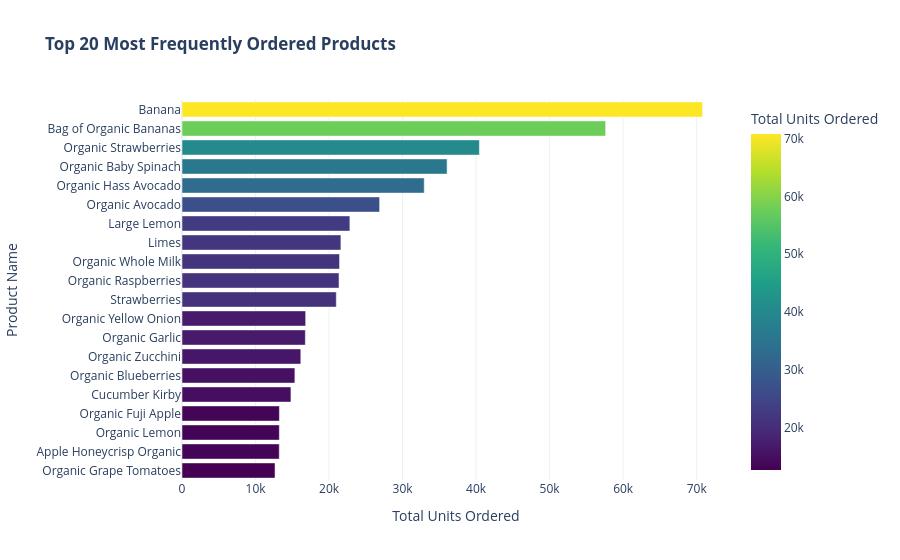

The notebook cell saved with this chart:
### Markdown cell above
## 5. Product & Category Portfolio Analysis
Top selling items, high-affinity departments, aur category-level reorder loyalty ka jaiza.

### Code cell
# Top 20 Best Selling Products
top_products = order_details['product_name'].value_counts().head(20).reset_index()
top_products.columns = ['product_name', 'order_count']

fig_prod = px.bar(
    top_products,
    x='order_count',
    y='product_name',
    orientation='h',
    color='order_count',
    color_continuous_scale='Viridis',
    title='<b>Top 20 Most Frequently Ordered Products</b>',
    labels={'order_count': 'Total Units Ordered', 'product_name': 'Product Name'}
)
fig_prod.update_layout(template='plotly_white', yaxis={'categoryorder':'total ascending'}, showlegend=False)
fig_prod.show()

### Figure 1 — Plotly figure (JSON) as saved in the notebook; plotly's stock layout.template omitted (floating-point values rounded to 4 significant figures)
{"data": [{"hovertemplate": "Total Units Ordered=%{marker.color}<br>Product Name=%{y}<extra></extra>", "legendgroup": "", "marker": {"color": [70805, 57619, 40449, 36054, 32945, 26876, 22833, 21612, 21427, 21354, 20987, 16817, 16777, 16158, 15353, 14815, 13247, 13238, 13228, 12651], "coloraxis": "coloraxis", "pattern": {"shape": ""}}, "name": "", "orientation": "h", "showlegend": false, "textposition": "auto", "type": "bar", "x": [70805, 57619, 40449, 36054, 32945, 26876, 22833, 21612, 21427, 21354, 20987, 16817, 16777, 16158, 15353, 14815, 13247, 13238, 13228, 12651], "xaxis": "x", "y": ["Banana", "Bag of Organic Bananas", "Organic Strawberries", "Organic Baby Spinach", "Organic Hass Avocado", "Organic Avocado", "Large Lemon", "Limes", "Organic Whole Milk", "Organic Raspberries", "Strawberries", "Organic Yellow Onion", "Organic Garlic", "Organic Zucchini", "Organic Blueberries", "Cucumber Kirby", "Organic Fuji Apple", "Organic Lemon", "Apple Honeycrisp Organic", "Organic Grape Tomatoes"], "yaxis": "y"}], "layout": {"barmode": "relative", "coloraxis": {"autocolorscale": false, "colorbar": {"title": {"text": "Total Units Ordered"}}, "colorscale": [[0, "#440154"], [0.1111, "#482878"], [0.2222, "#3e4989"], [0.3333, "#31688e"], [0.4444, "#26828e"], [0.5556, "#1f9e89"], [0.6667, "#35b779"], [0.7778, "#6ece58"], [0.8889, "#b5de2b"], [1, "#fde725"]]}, "legend": {"tracegroupgap": 0}, "showlegend": false, "title": {"text": "<b>Top 20 Most Frequently Ordered Products</b>"}, "xaxis": {"anchor": "y", "domain": [0, 1], "title": {"text": "Total Units Ordered"}}, "yaxis": {"anchor": "x", "categoryorder": "total ascending", "domain": [0, 1], "title": {"text": "Product Name"}}}}
